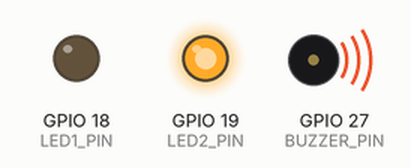
Simulated run of this program. Board: ESP32. Shown: output pins drawn as LEDs (lit = HIGH), buzzer (waves = sounding). What the program prints to the serial monitor is not drawn.

Above: at 0.05 s.
At 1.45 s:
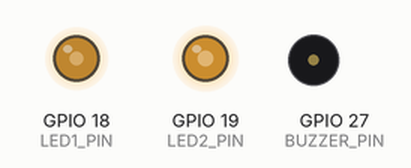
At 2.9 s:
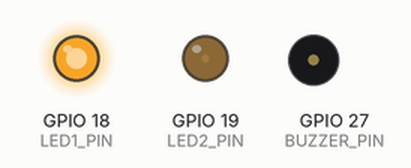
At 5.75 s:
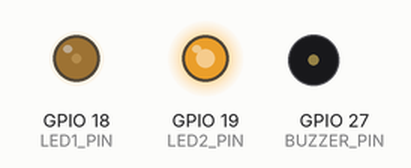
At 8.8 s:
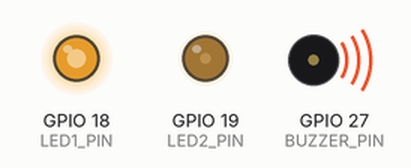
At 12.65 s:
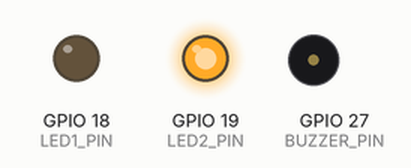
Timing chart, 0 to 14.6 s (numbered marks = the images above):
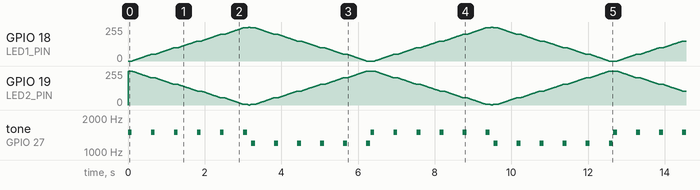

Measured:
- by itself, tone on GPIO 27 (BUZZER_PIN): plays 1500 Hz for 0.10 s, 1500 Hz for 0.10 s, 1500 Hz for 0.10 s, 1500 Hz for 0.10 s, 1500 Hz for 0.10 s, 1500 Hz for 0.10 s … (76 notes in this stretch)

The program:

main.cpp
```cpp
/****************************************************
 * Project: LED Fade and Buzzer Tone Demo using PWM
 * Description:
 * This program demonstrates how to control two LEDs
 * and a buzzer using PWM on an ESP32. The LEDs fade
 * in opposite directions, and the buzzer generates
 * periodic beeps synchronized with the LED brightness.
 ****************************************************/

#include <Arduino.h>

// --- Pin definitions ---
#define LED1_PIN 18      // LED 1 connected to GPIO 18
#define LED2_PIN 19      // LED 2 connected to GPIO 19
#define BUZZER_PIN 27    // Buzzer connected to GPIO 27

// --- PWM channel assignments ---
#define LED1_CH 0        // PWM channel for LED 1
#define LED2_CH 1        // PWM channel for LED 2
#define BUZZER_CH 2      // PWM channel for Buzzer

// --- PWM configuration settings ---
#define LED_FREQ 5000    // PWM frequency for LEDs
#define LED_RES 8        // 8-bit resolution (0–255)
#define BUZZER_FREQ 2000 // PWM frequency for buzzer
#define BUZZER_RES 10    // 10-bit resolution (0–1023)

void setup() {
  // --- Initialize PWM for LEDs ---
  ledcSetup(LED1_CH, LED_FREQ, LED_RES);
  ledcAttachPin(LED1_PIN, LED1_CH);

  ledcSetup(LED2_CH, LED_FREQ, LED_RES);
  ledcAttachPin(LED2_PIN, LED2_CH);

  // --- Initialize PWM for Buzzer ---
  ledcSetup(BUZZER_CH, BUZZER_FREQ, BUZZER_RES);
  ledcAttachPin(BUZZER_PIN, BUZZER_CH);
  ledcWrite(BUZZER_CH, 512);  // Set initial 50% duty cycle for passive buzzer

  // --- Start Serial Monitor ---
  Serial.begin(115200);
  Serial.println("Starting LED Fade + Buzzer Demo...");
}

void loop() {
  // --- Fade LEDs UP and beep buzzer during fade ---
  for (int brightness = 0; brightness <= 255; brightness++) {
    ledcWrite(LED1_CH, brightness);          // LED1 fades up
    ledcWrite(LED2_CH, 255 - brightness);    // LED2 fades down (opposite effect)

    // Trigger buzzer beep at every 50 step brightness
    if (brightness % 50 == 0) {
      ledcWriteTone(BUZZER_CH, 1500);  // Play buzzer tone
      delay(100);
      ledcWrite(BUZZER_CH, 0);         // Stop tone
    }

    delay(10);
  }

  // --- Fade LEDs DOWN and beep buzzer during fade ---
  for (int brightness = 255; brightness >= 0; brightness--) {
    ledcWrite(LED1_CH, brightness);
    ledcWrite(LED2_CH, 255 - brightness);

    if (brightness % 50 == 0) {
      ledcWriteTone(BUZZER_CH, 1200);
      delay(100);
      ledcWrite(BUZZER_CH, 0);
    }

    delay(10);
  }
}
```
